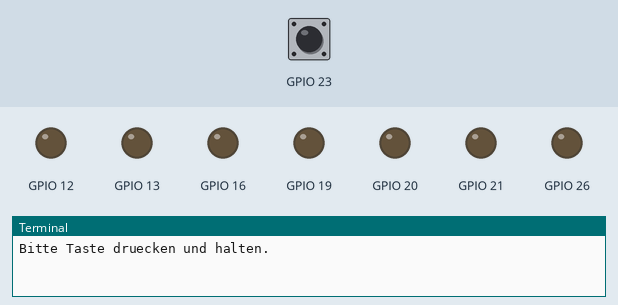
Bench run of a program on a simulated Raspberry Pi (BCM pin numbers). On the bench: output pins drawn as LEDs (lit = HIGH), the last lines printed to the terminal. Inputs (shaded band) come from the test bench; at power-on: GPIO 23 HIGH. Random numbers come from a fixed seed.

Above: at 3.2 s.
3.3 s: GPIO 23 pulled LOW for 0.15 s
At 4.0 s:
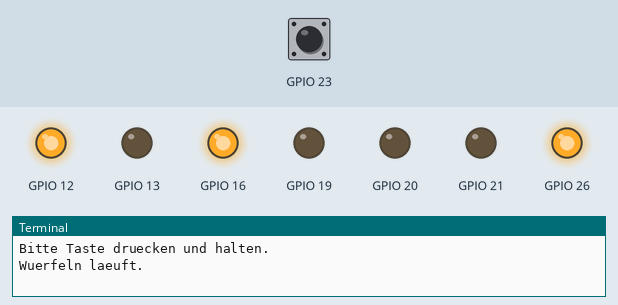
6.4 s: GPIO 23 pulled LOW for 3.2 s
At 8.67 s:
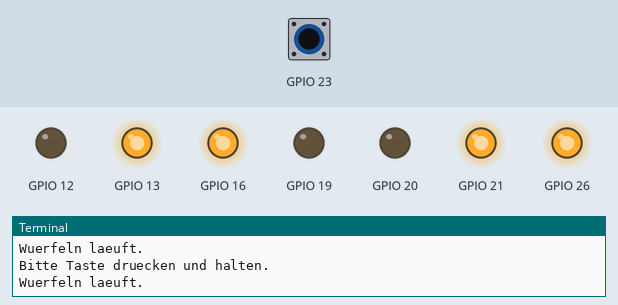
At 10.6 s:
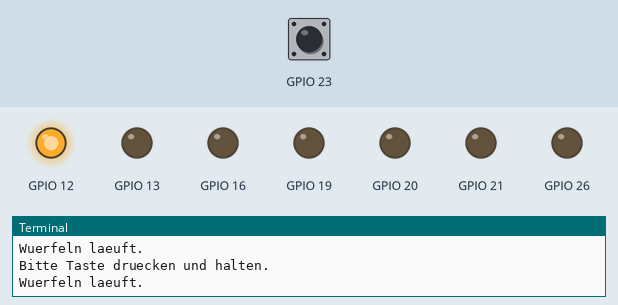
Timing chart, 0 to 16.2 s (numbered marks = the images above; inputs shaded):
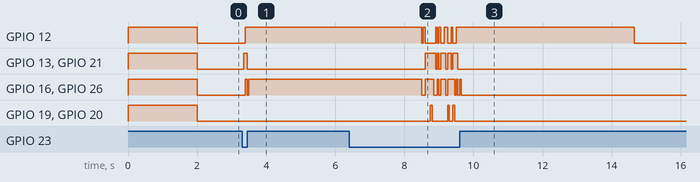

The program:

wuerfeln.py
```python
# Unser Wuerfelprogramm
#
# (c) 2020 Leenke und Dirk Stueker
#
# Das Programm erzeugt auf Knopfdruck Zufallszahlen zwischen 1 und 6
#
# Beschaltung:
# Linke drei LEDs  - GPIO 13 / 19 / 26
# Mittlere LED     - GPIO 12
# Rechte drei LEDs - GPIO 16/20/21


import RPi.GPIO as gpio
import time
import random

# Initialisierung der Ein-/Ausgaenge
gpio.setmode(gpio.BCM)
# LED-Ausgaenge
gpio.setup(13,gpio.OUT)
gpio.setup(19,gpio.OUT)
gpio.setup(26,gpio.OUT)
gpio.setup(12,gpio.OUT)
gpio.setup(16,gpio.OUT)
gpio.setup(20,gpio.OUT)
gpio.setup(21,gpio.OUT)

# Taster-Eingang
gpio.setup(23,gpio.IN,gpio.PUD_UP)

# Test: Alle LEDs an
gpio.setmode(gpio.BCM)
gpio.output(13,gpio.HIGH)
gpio.output(19,gpio.HIGH)
gpio.output(26,gpio.HIGH)
gpio.output(12,gpio.HIGH)
gpio.output(16,gpio.HIGH)
gpio.output(20,gpio.HIGH)
gpio.output(21,gpio.HIGH)
time.sleep(2)

while True:
  # Aufraeumen: Alle LEDs aus
  gpio.output(13,gpio.LOW)
  gpio.output(19,gpio.LOW)
  gpio.output(26,gpio.LOW)
  gpio.output(12,gpio.LOW)
  gpio.output(16,gpio.LOW)
  gpio.output(20,gpio.LOW)
  gpio.output(21,gpio.LOW)

  print("Bitte Taste druecken und halten.")
  buttonPressed = False;
  while not buttonPressed:
    buttonPressed = (gpio.input(23) == gpio.LOW)
  print("Wuerfeln laeuft.")

  while buttonPressed:
    buttonPressed = (gpio.input(23) == gpio.LOW)
# print("Taste gedrueckt: ",buttonPressed)

    zahl = random.randint(1,6)
    time.sleep(0.05)

    if zahl == 1:
      gpio.output(13,gpio.LOW)
      gpio.output(19,gpio.LOW)
      gpio.output(26,gpio.LOW)
      gpio.output(12,gpio.HIGH)
      gpio.output(16,gpio.LOW)
      gpio.output(20,gpio.LOW)
      gpio.output(21,gpio.LOW)

    if zahl == 2:
      gpio.output(13,gpio.HIGH)
      gpio.output(19,gpio.LOW)
      gpio.output(26,gpio.LOW)
      gpio.output(12,gpio.LOW)
      gpio.output(16,gpio.LOW)
      gpio.output(20,gpio.LOW)
      gpio.output(21,gpio.HIGH)

    if zahl == 3:
      gpio.output(13,gpio.LOW)
      gpio.output(19,gpio.LOW)
      gpio.output(26,gpio.HIGH)
      gpio.output(12,gpio.HIGH)
      gpio.output(16,gpio.HIGH)
      gpio.output(20,gpio.LOW)
      gpio.output(21,gpio.LOW)

    if zahl == 4:
      gpio.output(13,gpio.HIGH)
      gpio.output(19,gpio.LOW)
      gpio.output(26,gpio.HIGH)
      gpio.output(12,gpio.LOW)
      gpio.output(16,gpio.HIGH)
      gpio.output(20,gpio.LOW)
      gpio.output(21,gpio.HIGH)

    if zahl == 5:
      gpio.output(13,gpio.HIGH)
      gpio.output(19,gpio.LOW)
      gpio.output(26,gpio.HIGH)
      gpio.output(12,gpio.HIGH)
      gpio.output(16,gpio.HIGH)
      gpio.output(20,gpio.LOW)
      gpio.output(21,gpio.HIGH)

    if zahl == 6:
      gpio.output(13,gpio.HIGH)
      gpio.output(19,gpio.HIGH)
      gpio.output(26,gpio.HIGH)
      gpio.output(12,gpio.LOW)
      gpio.output(16,gpio.HIGH)
      gpio.output(20,gpio.HIGH)
      gpio.output(21,gpio.HIGH)

  time.sleep(5)

# wg. while true, landen wir hier nie.
gpio.cleanup()
```

Measured:
- after the input at 3.3 s, GPIO 12: LOW → HIGH after 0.10 s; GPIO 13, GPIO 21: LOW → HIGH after 0.05 s, → LOW 0.10 s later; GPIO 16, GPIO 26: LOW → HIGH after 0.10 s, → LOW 0.05 s later, → HIGH 0.05 s later
- after the input at 6.4 s, GPIO 13, GPIO 21: LOW → HIGH after 2.2 s, then moves between LOW and HIGH, repeating every 0.35 s; GPIO 19, GPIO 20: goes HIGH 0.05 s, LOW 0.45 s, HIGH 0.05 s, LOW 0.10 s, HIGH 0.05 s, then LOW, starting after 2.4 s
